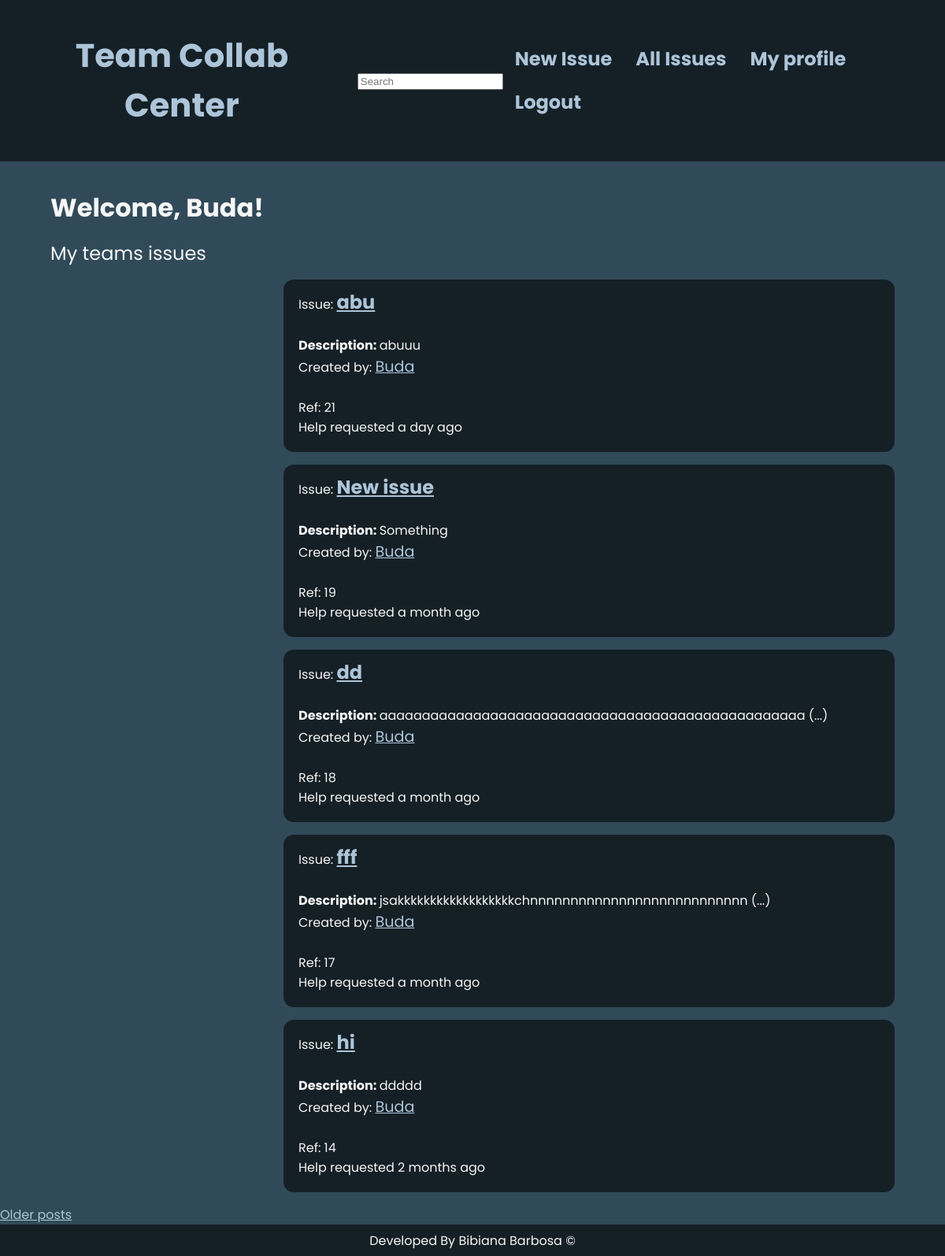
Page /index (signed in) on the committed database.
### app/models.py (models this page shows, shortened)
class User(UserMixin, db.Model):
    __tablename__='users'
    id = db.Column(db.Integer, primary_key=True)
    username = db.Column(db.String(64), index=True, unique=True)
    email = db.Column(db.String(120), index=True, unique=True)
    password_hash = db.Column(db.String(128))
    posts = db.relationship('Post', backref='author', lazy='dynamic')
    position_id = db.Column(db.Integer, db.ForeignKey('position.id'))
    about_me = db.Column(db.String(240))
    last_seen = db.Column(db.DateTime, default=datetime.utcnow)
    team_id = db.Column(db.Integer, db.ForeignKey('teams.id'))
    comments = db.relationship('Comment', backref='comment_author', lazy='dynamic')
    def team_posts(self):
        created = Post.query.filter_by(team_id=self.team_id)
        return created.order_by(Post.timestamp.desc())

class SearchableMixin(object):
    @classmethod
    def before_commit(cls, session):
        session._changes = {
            'add': list(session.new),
            'update': list(session.dirty),
            'delete': list(session.deleted)
        }
    @classmethod
    def after_commit(cls, session):
        for obj in session._changes['add']:
            if isinstance(obj, SearchableMixin):
                add_to_index(obj.__tablename__, obj)
        for obj in session._changes['update']:
            if isinstance(obj, SearchableMixin):
                add_to_index(obj.__tablename__, obj)
        for obj in session._changes['delete']:
            if isinstance(obj, SearchableMixin):
                remove_from_index(obj.__tablename__, obj)
        session._changes = None

class Post(SearchableMixin, db.Model):
    __searchable__ = ['title', 'description', 'id', 'author']
    __tablename__='posts'
    id = db.Column(db.Integer, primary_key=True)
    title = db.Column(db.String(64))
    description = db.Column(db.String(1000))
    timestamp = db.Column(db.DateTime, index=True, default=datetime.utcnow)
    user_id = db.Column(db.Integer, db.ForeignKey('users.id'))
    team_id = db.Column(db.Integer, db.ForeignKey('teams.id'))
    comments = db.relationship('Comment', backref='comment_ticket', lazy='dynamic')

### app/routes.py (the view)
@app.route('/', methods=['GET', 'POST'])
@app.route('/index', methods=['GET', 'POST'])
@login_required
def index():
    page = request.args.get('page', 1, type=int)
    posts = current_user.team_posts().paginate(
        page, app.config['POSTS_PER_PAGE'], False)
    next_url = url_for('index', page=posts.next_num) \
        if posts.has_next else None
    prev_url = url_for('index', page=posts.prev_num) \
        if posts.has_prev else None
    return render_template('index.html', title='Home', posts=posts.items, next_url=next_url,
                           prev_url=prev_url)

### app/forms.py
class SearchForm(FlaskForm):
    q = StringField(('Search'), validators=[DataRequired()])
    def __init__(self, *args, **kwargs):
        if 'formdata' not in kwargs:
            kwargs['formdata'] = request.args
        if 'csrf_enabled' not in kwargs:
            kwargs['csrf_enabled'] = False
        super(SearchForm, self).__init__(*args, **kwargs)

### app/models.py (called while the page is built)
@login.user_loader
def load_user(id):
    return User.query.get(int(id))

### app/routes.py (called while the page is built)
@app.before_request
def before_request():
    if current_user.is_authenticated:
        current_user.last_seen = datetime.utcnow()
        db.session.commit()
        g.search_form = SearchForm()

### app/templates/index.html (shortened to what this page needs)
{% extends "base.html" %}
    {% block content %}
        <h2 class="welcome">Welcome, {{ current_user.username }}!</h2>
        <h3 class="teams">My teams issues</h3>
    {% for post in posts %}
        {% include '_post.html' %}
    {% endfor %}
        {% if next_url %}
        <a href="{{ next_url }}">Older posts</a>
        {% endif %}
{% endblock %}

### app/templates/_post.html (shortened to what this page needs)
<div class="posts-wrapper">
    <table class="posts-issues-table>
        <tr valign="top">
            <td>
                Issue: <b><a class="issue-name" href="{{ url_for('post_view', id=post.id) }}">{{ post.title }}</a></b>
                <br>
                <br>
                <b><span>Description: </span></b>
                {% if post.description|length < 20 %}
                    {{ post.description }}
                {% else %}
                    {{ post.description[0:50] }} (...)
                {% endif %}
                <br>
                Created by: <a class="creator-name" href="{{ url_for('user', username=post.author.username) }}">
                    {{ post.author.username }}
                </a>
                <br>
                <br>
                Ref: {{ post.id }}
                <br>
                Help requested {{ moment(post.timestamp).fromNow() }}
            </td>
    </table>
</div>

### app/static/styles/base/style.css (style rules this page uses)
.welcome { margin: .2rem 4rem 0 4rem; padding-top: 2rem; font-size: 2rem; }
.teams { margin: 0 4rem 0 4rem; padding-top: 1rem; font-size: 1.5rem; font-weight: normal; }
.posts-wrapper { background-position: center; padding: 0.5rem 1rem 1rem 1rem; background-color: #152026; margin: 1rem 4rem 1rem 30%; border-radius: 13px; color: #F6F6F6; }
.posts-wrapper a { color: #ADC5D9; text-decoration: underline; cursor: pointer; }
.posts-wrapper .issue-name { font-size: 1.5rem; }
.posts-wrapper .creator-name { font-size: 1.2rem; }
* { -webkit-box-sizing: border-box; box-sizing: border-box; }
body { font-family: 'Poppins', sans-serif; color: #F6F6F6; margin: 0; background-color: #314A59; }
body a { color: #ADC5D9; }

### rows in the picture
User: username "Buda"
Post: title "abu", description "abuuu", author.username "Buda", id "21", timestamp "a day ago"
Post: title "New issue", description "Something", author.username "Buda", id "19", timestamp "a month ago"
Post: title "dd", description "aaaaaaaaaaaaaaaaaaaaaaaaaaaaaaaaaaaaaaaaaaaaaaaaaa", author.username "Buda", id "18", timestamp "a month ago"
Post: title "fff", description "jsakkkkkkkkkkkkkkkkkkchnnnnnnnnnnnnnnnnnnnnnnnnnnn", author.username "Buda", id "17", timestamp "a month ago"
Post: title "hi", description "ddddd", author.username "Buda", id "14", timestamp "2 months ago"
